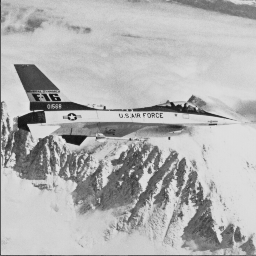
#> input picture simulate_data/image_data/test_data/airplane256.png, 256 x 256 px, found by its file name
$ python generate_data.py
#> lines starting #> are read from the running program, lines starting #| are printed output that depends on the picture; after the words box and inside, x2 and y2 are one past the last pixel; in counts of white or black regions, pixels touching at a corner belong together
### simulate_data/utils/sim_probe.py
import  numpy as np
from  math import pi
from numpy import fft
import cv2
import matplotlib.pyplot as plt

import sys
sys.path.append('..')
from .func import *

def set_pinhole(probe_config):
   """创建一个二维探针孔径, 用于模拟一个具有给定半径的圆形孔"""
   m, n, r = probe_config['m'], probe_config['n'], probe_config['r']

   pinhole = np.zeros((m, n))
   x = np.array(np.arange(0, m, 1), np.int32)
   y = np.array(np.arange(0, n, 1), np.int32)
   j, i =  np.meshgrid(x, y)
   i = np.reshape(i, -1)
   j = np.reshape(j, -1)
   for p in zip(i,j):
     if (p[0]-m/2)**2 + (p[1]-n/2)**2 <= r**2:
         pinhole[p[0],p[1]]=1

   return pinhole

def set_probe_and_obj(probe_am, obj_am, obj_ph):
    #judge image chanels,if it is not single chanels ,translating it
    probe_am = convert_to_grayscale(probe_am)
    obj_am = convert_to_grayscale(obj_am)
    obj_ph = convert_to_grayscale(obj_ph)

    #pad image ,adjust object's size to target value
    target_obj = 400
    target_probe = 64
    (n1, n2) = probe_am.shape
    (m1, m2) = obj_am.shape
    (q1, q2) = obj_ph.shape
    probe_am = np.pad(probe_am, (((target_probe-n1)//2,(target_probe-n1)//2),\
                                 ((target_probe-n2)//2,(target_probe-n2)//2)),\
                                  'constant', constant_values=(0,0))
    obj_am = np.pad(obj_am, (((target_obj-m1)//2,(target_obj-m1)//2),\
                             ((target_obj-m2)//2,(target_obj-m2)//2)),\
                               'constant', constant_values=(0,0))
    obj_ph = np.pad(obj_ph, (((target_obj-q1)//2,(target_obj-q1)//2),\
                             ((target_obj-q2)//2,(target_obj-q2)//2)),\
                              'constant', constant_values=(0,0))
    #normlize amplitude to 1
    obj_am = Normlize(obj_am,0,1)
    obj_ph = Normlize(obj_ph,-pi, pi)
    probe_am = Normlize(probe_am,0, 1)

    print('probe size', probe_am.shape,'\nobject size', obj_am.shape)

    return probe_am, obj_am, obj_ph

def propagate(input, propagator, ptycho_cfg):
    """
    模拟波前的传播
    input: 输入的波前（通常是复数形式的振幅和相位信息）
    propagator: 传播方法，支持 'Fourier' 和 'Fresnel' 两种方式
    dx: 输入波前的像素间距，即像素的物理尺寸
    wavelength: 光波的波长，默认为 632.8nm
    z: 要传播的距离，即波前传播的物理距离
    """
    dx = ptycho_cfg['pix']
    wavelength = ptycho_cfg['lambda']
    z = ptycho_cfg['z1']
    ysize, xsize = np.shape(input)
    x = np.array(np.arange(-xsize/2, xsize/2, 1))
    y = np.array(np.arange(-ysize/2, ysize/2, 1))
    fx= x/(dx*xsize)
    fy= y/(dx*ysize)
    fx,fy = np.meshgrid(fx, fy)

    if propagator=='Fourier':
        if  z > 0:
            output=fft.fftshift(fft.fft2(input))
        elif z==0:
            output=input
        else:
            output=fft.ifft2(fft.ifftshift(input))

    # Calculate approx phase distribution for each plane wave component
    elif propagator=='Fresnel':
        w=fx**2+fy**2
        F=fft.fftshift(fft.fft2(input))
        output=fft.ifft2(fft.ifftshift(F*np.exp(-1j*pi*z*wavelength*w)))
    else:
         output=input
         print('invalid propagate way,please change')

    return output

def ccd_intensities(object, probe, ptycho_cfg, propagator):
    """
    计算在给定探针和物体的情况下, 经过一定传播距离后, 在 CCD 上获得的衍射图像强度
    # object -- 物体的全貌
    # probe -- 探针的大小（其大小与衍射图像相同）
    # lamda -- 波长
    # origin -- 采样起始点
    # Nx -- x方向上的采样点数量
    # Ny -- y方向上的采样点数量
    # delta -- 采样间隔
    # pix -- CCD 的像素大小
    # z -- 传播距离
    # propagator -- 传播方式（如傅里叶或菲涅尔）
    """
    lamda = ptycho_cfg['lambda']
    origin = ptycho_cfg['origin']
    Nx, Ny = ptycho_cfg['Nx'], ptycho_cfg['Ny']
    delta, pix, z = ptycho_cfg['delta'], ptycho_cfg['pix'], ptycho_cfg['z2']

    positions = np.zeros((Nx * Ny, 2), dtype=np.int32)  # 初始化位置数组
    dy = delta  # y方向的间隔
    dx = delta  # x方向的间隔

    # 计算采样位置
    positions[:, 1] = np.tile(np.arange(Nx) * dx, Ny)  # x方向的位置
    positions[:, 0] = np.repeat(np.arange(Ny) * dy, Nx)  # y方向的位置
    positions += origin  # 加上起始偏移

    positions2 = positions.copy()  # 复制位置数组
    random_offet = np.random.randint(-7, 7, np.shape(positions))  # 添加随机偏移
    positions += random_offet  # 更新位置

    diffset = []  # 存储 CCD 强度的列表
    sum = 0  # 初始化总和

    # 照射区域的索引
    illuindy, illuindx = np.indices((probe.shape))  # 创建采样范围的索引

    for pos in positions:
        # 实际使用, 不带相位
        # 传播到远场并计算绝对值平方作为衍射强度
        img, sum = poisson_noise(
            abs(
                propagate(object[pos[0] + illuindy, pos[1] + illuindx] * probe, propagator, ptycho_cfg)
            ) ** 2,
            alpha=1, sum=sum
        )
        diffset.append(abs(img))  # 存储强度图像

        # 带相位
        # diffset.append(propagate(object[pos[0] + illuindy, pos[1] + illuindx] * probe, propagator, ptycho_cfg))
    # print('Diffraction pattern created')  # 打印信息表示已创建衍射图样
    # cv2.imwrite("output.png", diffset[10])

    return diffset, positions, illuindx, illuindy  # 返回强度图像、位置及照射索引

### simulate_data/utils/func.py
"""
These func were derived by @author: Xianming Wu
"""
import  numpy as np
from  math import pi
from numpy import fft
import cv2
import matplotlib.pyplot as plt

def overlap_rate(r,delta):
    overlap=(2*r**2*np.arctan(np.sqrt(r*r-delta**2/4)/(0.5*delta))\
              - delta*np.sqrt(r**2-0.25*delta**2)) / (3.14*r**2)
    return overlap

def poisson_noise(image, alpha, sum):
   [rows, cols] = image.shape
   image_noise = image + np.random.normal(loc=0, scale = alpha*np.sqrt(image), size=(rows, cols))
#    print(SNR(image,image_noise))
   sum = sum + SNR(image,image_noise)
#    print(sum)

   return image_noise,sum

def convert_to_grayscale(image):
    if image.ndim == 3 and image.shape[2] == 3:  # 如果是三通道图像
        return cv2.cvtColor(image, cv2.COLOR_BGR2GRAY)  # 转换为灰度
    return image  # 如果已经是灰度图像，直接返回

def Normlize(img, a, b):

    min = np.min(img)
    max = np.max(img)
    Norm_img = (img-min) / (max - min ) * (b -a)

    return Norm_img

# SNR caculate
def SNR(image, noise_image):
     image = image / np.max(image)
     noise_image = noise_image / np.max(noise_image)
     image2 = image - noise_image
     image1 = image
     image11 = image1 ** 2
     image22 = image2 ** 2
     p = np.sum(image11 )
     d = np.sum(image22)
     snr = -10 * np.log10(d / p)
     return snr

# [21 lines left out: function show_object_and_probe, not called in this run]

def imcrop(image,pixsum=100):

    [row, col] = np.shape(image)
    x_center = col // 2
    y_center = row // 2
    abstract = image[(y_center - pixsum // 2) : (y_center + pixsum // 2),
                (x_center - pixsum // 2): (x_center + pixsum // 2)]

    return abstract

def lowPassFiltering(img,size):#传递参数为傅里叶变换后的频谱图和滤波尺寸
    h, w = img.shape[0:2]#获取图像属性
    h1,w1 = int(h/2), int(w/2)#找到傅里叶频谱图的中心点
    img2 = np.zeros((h, w), dtype=float)#定义空白黑色图像，和傅里叶变换传递的图尺寸一致
    img2[h1-int(size/2):h1 +int(size/2), w1-int(size/2):w1+int(size/2)] = 1#中心点加减滤波尺寸的一半，刚好形成一个定义尺寸的滤波大小，然后设置为1，保留低频部分
    img3=img2*img #将定义的低通滤波与传入的傅里叶频谱图一一对应相乘，得到低通滤波
    return img3

### simulate_data/generate_data.py
"""
生成含有振幅和相位的仿真数据
"""
import matplotlib.pyplot as plt
import numpy as  np
import time
from numpy import  fft
from  math import pi
import cv2
import random
from tqdm import tqdm
import os

# 仿真图像和探针的配置
from config import *
from utils.func import *
from utils.sim_probe import *

image_size = 256
cropsize = 64
overlap = overlap_rate(probe_config['r'], ptycho_config['delta'])
print(f"config of probe: {probe_config}")
print("overlap_rate is" , overlap)

class SimGenerator():
    def __init__(self, probe_cfg=probe_config, ptycho_cgf=ptycho_config) -> None:
        self.ptycho_cfg = ptycho_cgf
        # create pinhole
        self.pinhole = set_pinhole(probe_cfg)

    def set_pinhole(self, pinhole):
        # 将探针设置为自定义二维数组
        self.pinhole = pinhole

    def generate_single_obj(self, obj_am_path, obj_ph_path):
        obj_am = cv2.imread(obj_am_path, cv2.IMREAD_GRAYSCALE)
#> obj_am is the input picture: shape (256, 256); min 16, max 230, mean 178.2
        obj_ph = cv2.imread(obj_ph_path, cv2.IMREAD_GRAYSCALE)
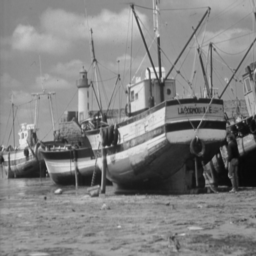
#> input picture simulate_data/image_data/test_data/boat256.png, 256 x 256 px, found by its file name
#> obj_ph is the input picture: shape (256, 256); min 9, max 233, mean 129.8
        probe_am = self.pinhole
        #judge image chanels, pad image and normlize amplitude to 1
        probe_am, obj_am, obj_ph = set_probe_and_obj(probe_am, obj_am, obj_ph)
#> in set_probe_and_obj, `probe_am = convert_to_grayscale(probe_am)`:
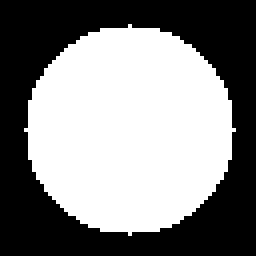
#> probe_am: shape (64, 64) float64 (shown 4 times larger); values 0 (black) and 1 (white), 51.8% white; 1 black region, box (x1, y1, x2, y2) and area: (0, 0, 64, 64) 1975
#> in set_probe_and_obj, `obj_ph = np.pad(obj_ph, (((target_obj-q1)//2,(target_obj-q1)//2),\ ((t..`:
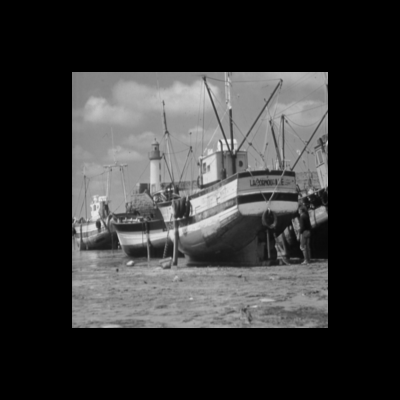
#> obj_ph: shape (400, 400); min 0, max 233, mean 53.2
#> in Normlize, `min = np.min(img)`: min = 0
#> in Normlize, `max = np.max(img)`: max = 230
#> in Normlize, `Norm_img = (img-min) / (max - min ) * (b -a)`:
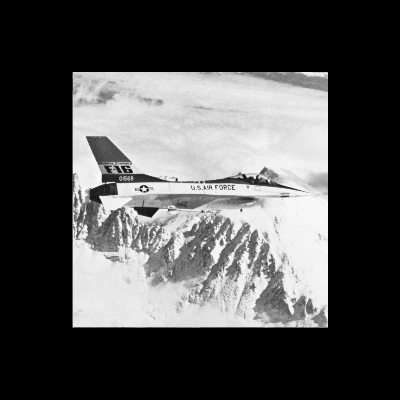
#> Norm_img: shape (400, 400) float64; min 0, max 1, mean 0.317
#| probe size (64, 64)
#| object size (400, 400)
        # 将幅度和相位结合起来, 生成一个复数形式的探针信号
        probe = probe_am * np.exp(1*1j)
        obj = obj_am * np.exp(obj_ph*1j)
        # 对probe进行前向传播
        probe = propagate(probe, 'Fresnel', self.ptycho_cfg)
        # show_object_and_probe(probe, obj_am, obj_ph)

        # get diffractions image, positions, illuindx, illuindy
        diffset, positions, illuindx, illuindy = ccd_intensities(obj, probe, self.ptycho_cfg, 'Fourier')
#> the loop in ccd_intensities, `for pos in positions:` made 100 passes
#> sum on passes 1 to 12: 58.33, 114.3, 177.1, 236.9, 291.7, 346, 406.6, 465.8, 526.6, 579.8, 638.5, 701.2
#> pass 1, in SNR, `image2 = image - noise_image`:
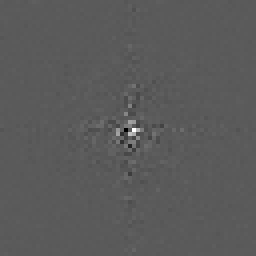
#> image2: shape (64, 64) float64 (shown 4 times larger); min -0.000416, max 0.000754, mean 8.16e-07; drawn with min black and max white
#> after the loop in ccd_intensities, `for pos in positions:`: diffset = 100 items
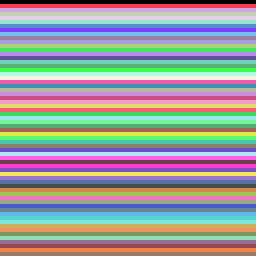
#> illuindy: shape (64, 64) int64 (shown 4 times larger); 64 distinct labels, from 0 to 63; one colour per label, 0 black
#> diffset = 100 items; positions = 100 pairs, first value 43 to 289, second value 45 to 290
        # 形成初步的探针重构图像
        probe_r = np.zeros(diffset[2].shape)
        # 所有衍射图像的平方根的总和
        for i in range(len(diffset)):
            diffset[i] = np.sqrt(imcrop(diffset[i], pixsum=cropsize))
            # 验证衍射图像时
            # probe_r += np.sqrt(np.abs(diffset[i]))
            # 实际应用时
            probe_r += np.sqrt(diffset[i])
#> this loop made 100 passes

        # 去掉 obj_am 和 obj_ph 文件名中的扩展名
        obj_am_name = os.path.splitext(os.path.basename(obj_am_path))[0]
        obj_ph_name = os.path.splitext(os.path.basename(obj_ph_path))[0]

        # 格式化保存文件名
        save_filename = f"AM_{obj_am_name}_PH_{obj_ph_name}.npy"

        # 保存 diffset 为 .npy 文件
        np.save(save_filename, diffset)

        # difine object shape(needed for reconstruction)
        probe_r = lowPassFiltering(probe_r, 17)
        probe_r = fft.ifft2(probe_r) / len(diffset)
        probe_r = abs(fft.ifftshift(probe_r))
        probe_r = probe_r / np.max(probe_r)
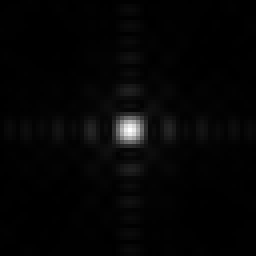
#> probe_r: shape (64, 64) float64 (shown 4 times larger); min 0.000121, max 1, mean 0.0207


if __name__ == '__main__':
    generator = SimGenerator()
    obj_am = 'simulate_data/image_data/test_data/airplane256.png'
    obj_ph = 'simulate_data/image_data/test_data/boat256.png'
    generator.generate_single_obj(obj_am, obj_ph)
